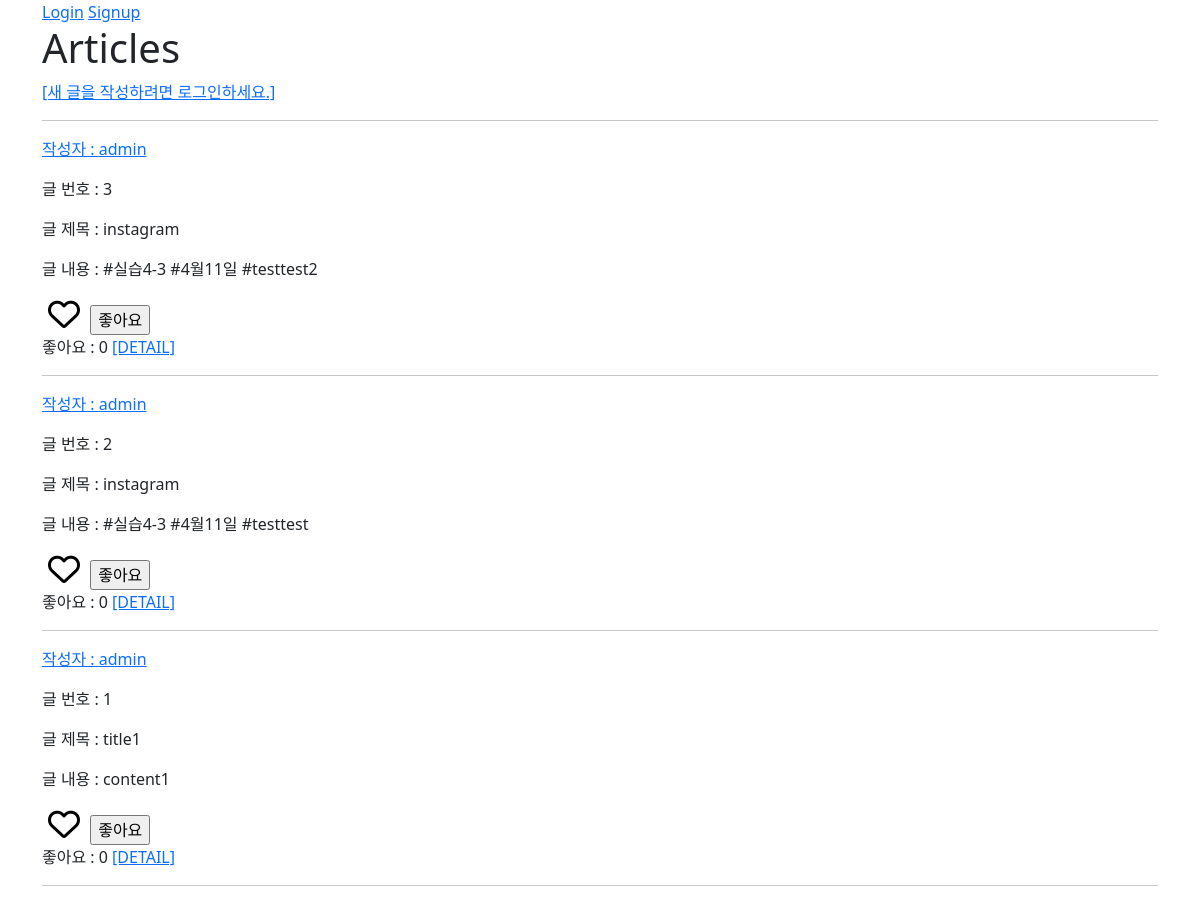
The app's page /articles/ with its own data.
### articles/models.py (models this page shows, shortened)
class Article(models.Model):
    user = models.ForeignKey(settings.AUTH_USER_MODEL, on_delete=models.CASCADE)
    like_users = models.ManyToManyField(settings.AUTH_USER_MODEL, related_name='like_articles')
    hashtags = models.ManyToManyField(Hashtag)
    title = models.CharField(max_length=10)
    content = models.TextField()
    created_at = models.DateTimeField(auto_now_add=True)
    updated_at = models.DateTimeField(auto_now=True)

### accounts/models.py (models this page shows)
class User(AbstractUser):
    pass

### articles/views.py (the view)
# urls.py: path('', views.index, name='index'),
@require_safe
def index(request):
    articles = Article.objects.order_by('-pk')
    context = {
        'articles': articles,
    }
    return render(request, 'articles/index.html', context)

### articles/templates/articles/index.html (shortened to what this page needs)
{% extends 'base.html' %}
{% block content %}
  <h1>Articles</h1>
  {% if request.user.is_authenticated %}
    <a href="{% url 'articles:create' %}">[CREATE]</a>
  {% else %}
    <a href="{% url 'accounts:login' %}">[새 글을 작성하려면 로그인하세요.]</a>
  {% endif %}
  <hr>
  {% for article in articles %}
    <a href="{% url 'articles:username' user %}"><p>작성자 : {{ article.user }}</p></a>
    <p>글 번호 : {{ article.pk }}</p>
    <p>글 제목 : {{ article.title }}</p>
    <p>글 내용 : {{ article.content }}</p>
    <form action="{% url 'articles:likes' article.pk %}" method="POST">
      {% if request.user in article.like_users.all %}
        <button type='submit' style='background-color: white; border: 0px;'>
          <i class="fa-solid fa-heart fa-2x"></i>
        </button>
        <input type="submit" value="좋아요 취소">
      {% else %}
        <button type='submit' style='background-color: white; border: 0px;'>
          <i class="fa-regular fa-heart fa-2x"></i>
        </button>
        <input type="submit" value="좋아요">
      {% endif %}
    </form>
    <span>좋아요 : {{article.like_users.all|length}}</span>
    <a href="{% url 'articles:detail' article.pk %}">[DETAIL]</a>
    <hr>
  {% endfor %}
{% endblock content %}

### templates/base.html (shortened to what this page needs)
<!DOCTYPE html>
<html lang="en">
<head>
  <link rel="stylesheet" href="https://cdnjs.cloudflare.com/ajax/libs/font-awesome/6.4.0/css/all.min.css">
  <link href="https://cdn.jsdelivr.net/npm/bootstrap@5.1.0/dist/css/bootstrap.min.css" rel="stylesheet">
</head>
<body>
  <div class="container">
    {% if request.user.is_authenticated %}
      <h3>Hello, {{ user }}</h3>
      <a href="{% url 'accounts:update' %}">회원정보수정</a>
      <form action="{% url 'accounts:logout' %}" method="POST">
        {% csrf_token %}
        <input type="submit" value="Logout">
      </form>
      <form action="{% url 'accounts:delete' %}" method="POST">
        {% csrf_token %}
        <input type="submit" value="회원탈퇴">
      </form>
    {% else %}
      <a href="{% url 'accounts:login' %}">Login</a>
      <a href="{% url 'accounts:signup' %}">Signup</a>
    {% endif %}
    {% block content %}
    {% endblock content %}
  </div>
</body>
</html>

### records on screen
Article: user "admin", pk "3", title "instagram", content "#실습4-3 #4월11일 #testtest2", like_users.all|length "0"
Article: user "admin", pk "2", title "instagram", content "#실습4-3 #4월11일 #testtest", like_users.all|length "0"
Article: user "admin", pk "1", title "title1", content "content1", like_users.all|length "0"
